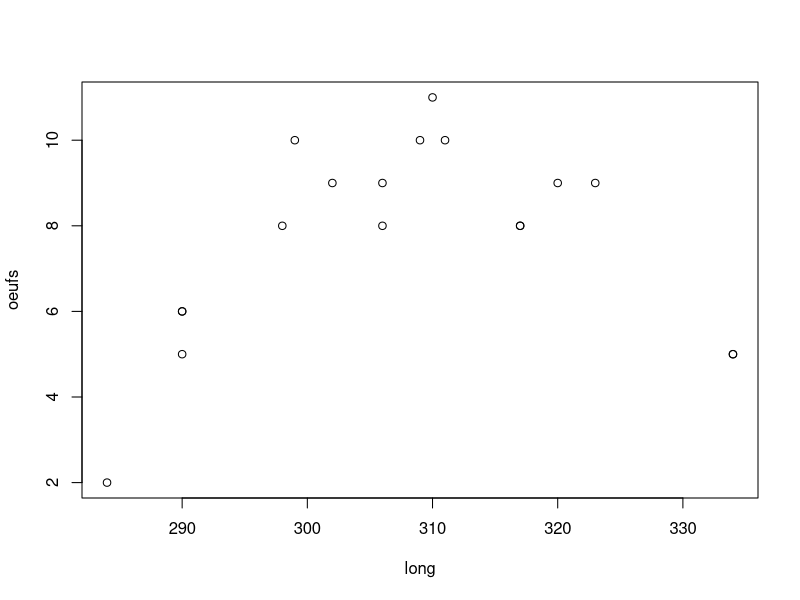
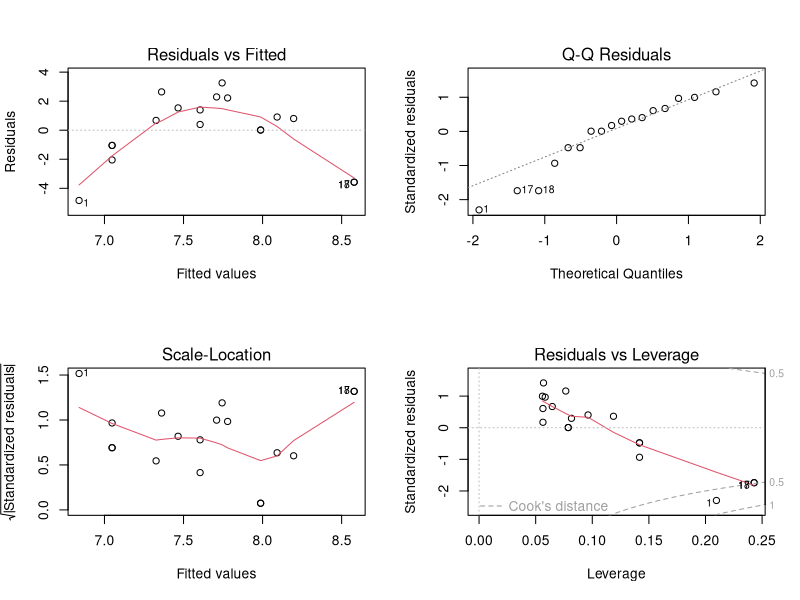
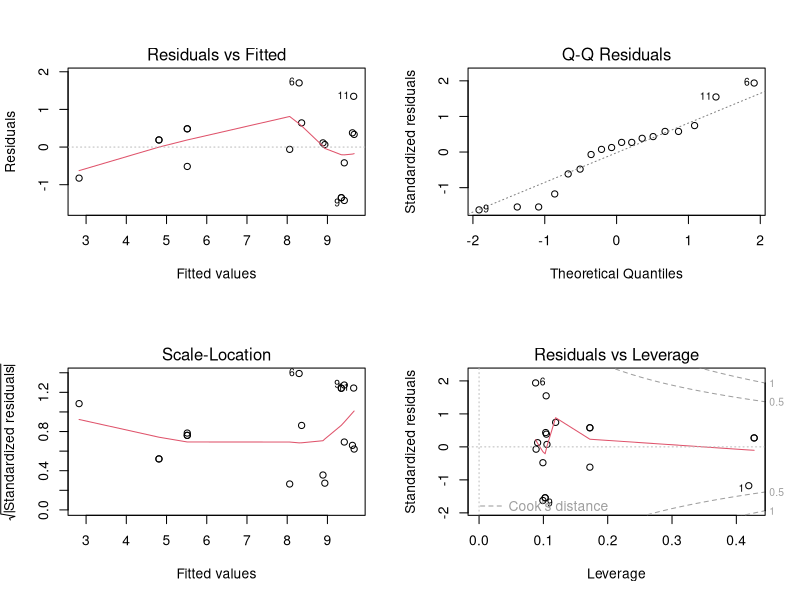
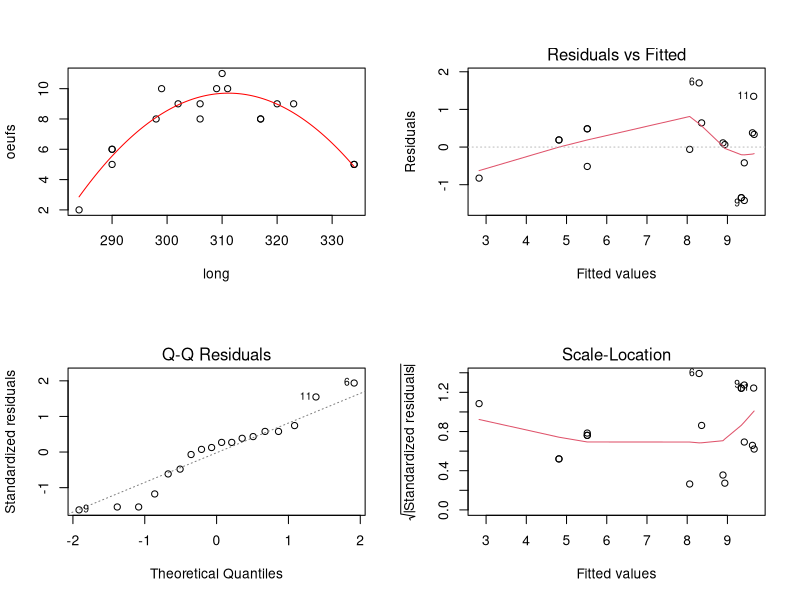
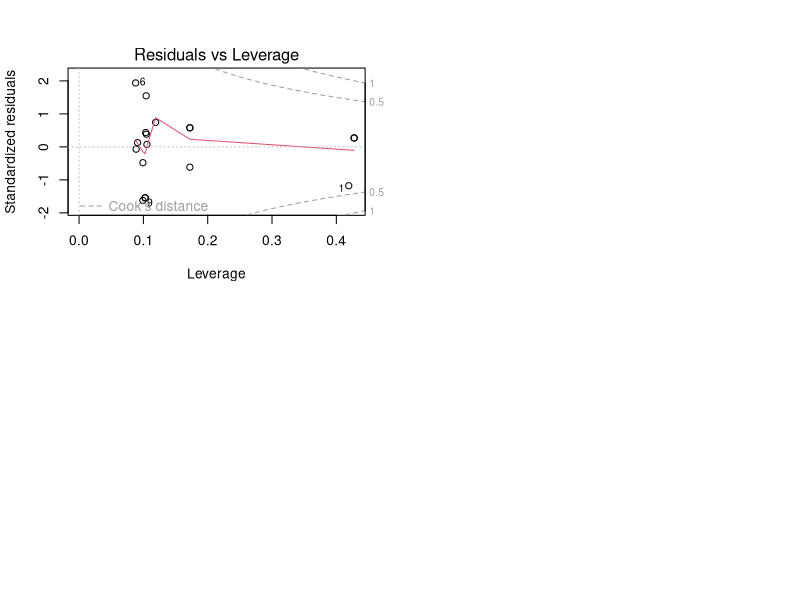

These charts were generated, in order, by the following R code:
df = read.csv("gopherus.csv",sep=";")
oeufs = df$oeufs
long = df$longueur
plot(long,oeufs)

lm1 = lm(oeufs~long)
summary(lm1)
par(mfrow=c(2,2))
plot(lm1)

long2 = long^2
lm2 = lm(oeufs~long+long2)
summary(lm2)
plot(lm2)
plot(long,oeufs)
curve(-8.892*10^2 + 5.778*x - 9.285*10^(-3)*x^2,add=T,col="red")
# terme en long^2 : comment la pente varie quand la valeur augmente
# modele adapte
anova(lm2)
lm2 = lm(oeufs~long2+long)
anova(lm2)
# anova differente car correlation entre long et long2
cor(long,long2)

long2bis = residuals(lm(long2~long))
lm3 = lm(oeufs~long+long2bis)
summary(lm3)
plot(lm3)
predict(lm2)
predict(lm3)
anova(lm3)
anova(lm3,lm1)

lm4 = lm(oeufs~poly(long,2))
summary(lm4)
# genere deux nouvelles variables independantes l'une de l'autre
predict(lm4)

lm5 = lm(oeufs~poly(long,3))
summary(lm5)